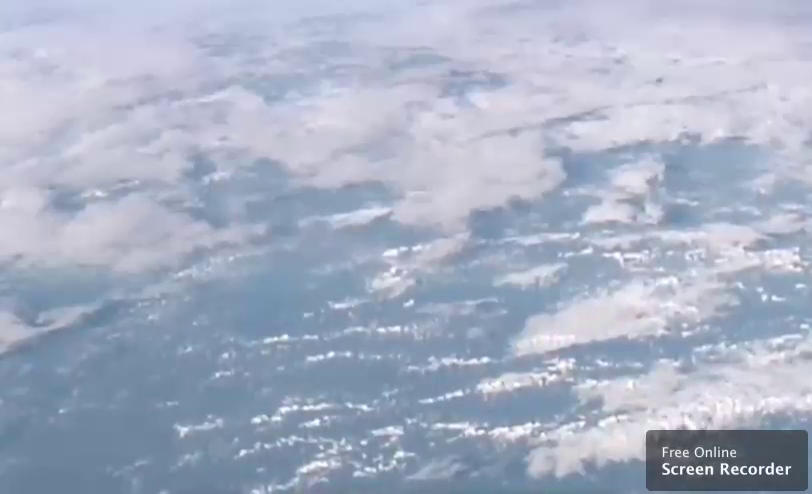
#> input picture frame 34 of video/Cloud1.mp4, 812 x 494 px, given in place of hncloud.mp4, which was not available
$ python Sender_savefile.py
#> lines starting #> are read from the running program, lines starting #| are printed output that depends on the picture
# [31 lines of commented-out code are left out]

import numpy as np
import cv2

cap = cv2.VideoCapture('video/hncloud.mp4')
w = 800
h = 600

fourcc = cv2.VideoWriter_fourcc('M','J','P','G')
out = cv2.VideoWriter('video/output.mp4', fourcc, 25, (w, h), True)
count = 0
while(cap.isOpened()):
    count = count + 1
    print ("processing frame ", count)
    ret, frame = cap.read()
#> frame is the input picture: shape (494, 812, 3); mean B, G, R 196.1, 176.2, 167.1
    if ret == True:
        frame = cv2.resize(frame, (w, h), interpolation=cv2.INTER_CUBIC)
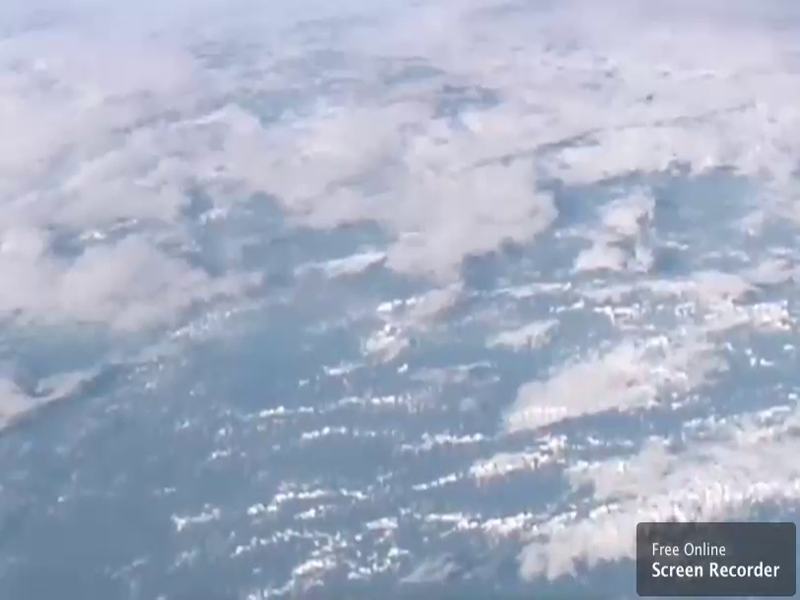
#> frame: shape (600, 800, 3); mean B, G, R 196.1, 176.2, 167.1
        y_len, x_len, _ = frame.shape
#> y_len = 600; x_len = 800


        out.write(frame)


cap.release()
out.release()
cv2.destroyAllWindows()

$ run again, starting later in the video
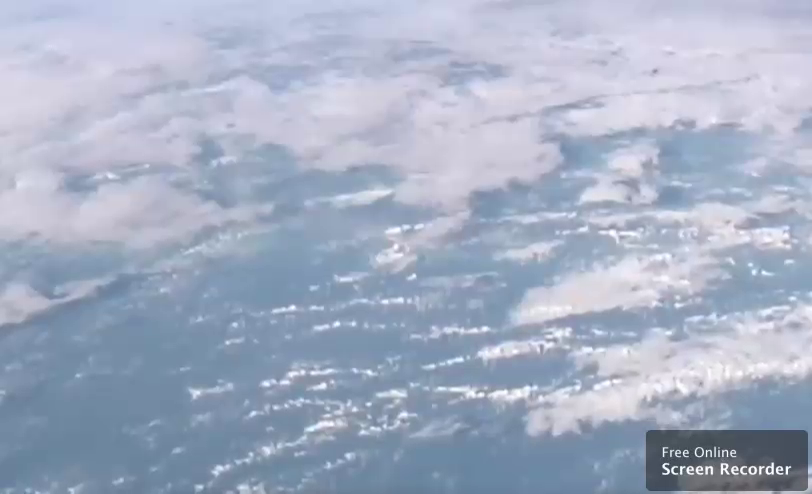
#> input picture frame 156 of video/Cloud1.mp4, 812 x 494 px, given in place of hncloud.mp4, which was not available
#> frame is the input picture: shape (494, 812, 3); mean B, G, R 195.7, 175.2, 165
#> `frame = cv2.resize(frame, (w, h), interpolation=cv2.INTER_CUBIC)`:
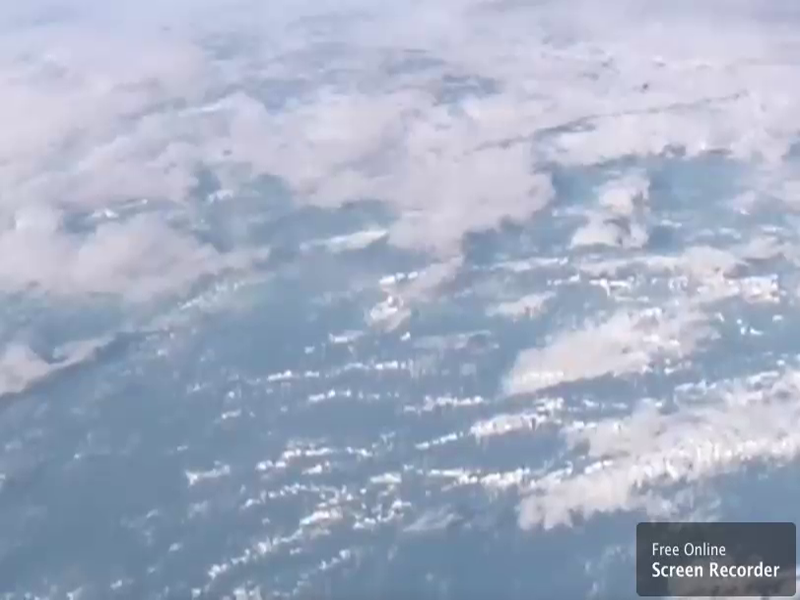
#> frame: shape (600, 800, 3); mean B, G, R 195.7, 175.1, 165

$ run again, starting later in the video
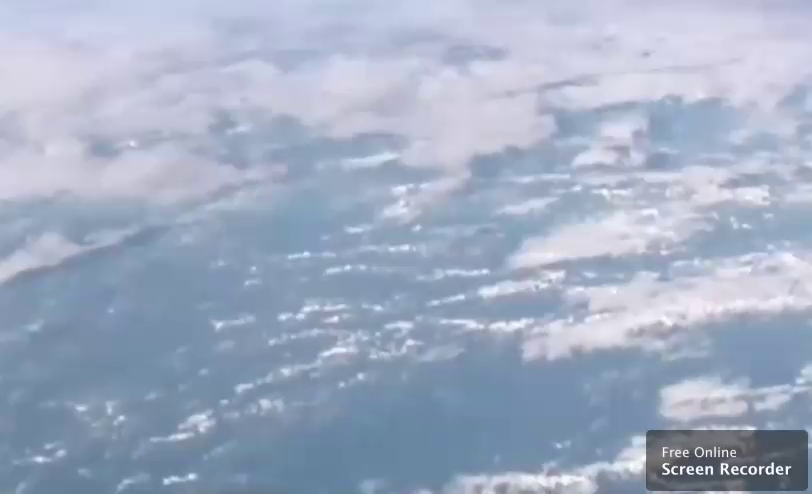
#> input picture frame 277 of video/Cloud1.mp4, 812 x 494 px, given in place of hncloud.mp4, which was not available
#> frame is the input picture: shape (494, 812, 3); mean B, G, R 195.2, 173.3, 161.3
#> `frame = cv2.resize(frame, (w, h), interpolation=cv2.INTER_CUBIC)`:
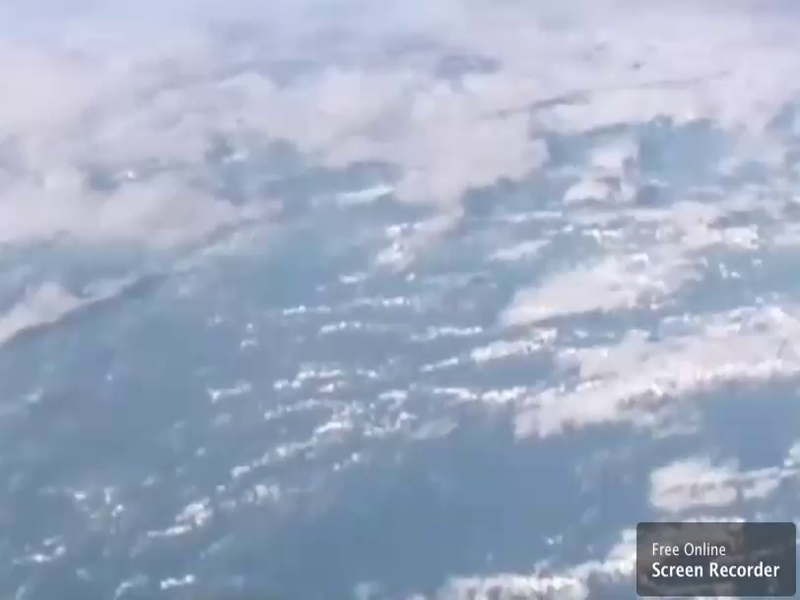
#> frame: shape (600, 800, 3); mean B, G, R 195.2, 173.3, 161.3
